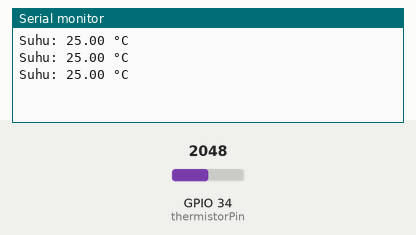
Simulated run of this sketch. Board: ESP32. On the bench: the last lines printed to the serial monitor. The inputs (shaded band) are chosen by the test bench; at power-on: GPIO 34 (thermistorPin) = 2048.

Above: at 1.3 s.
1.4 s: GPIO 34 (thermistorPin) set to 2866
At 1.9 s:
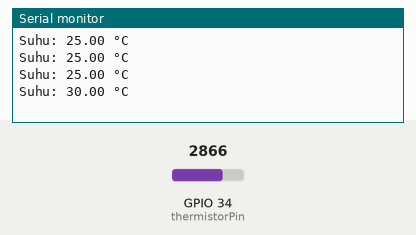
2.9 s: GPIO 34 (thermistorPin) set to 3603
At 3.4 s:
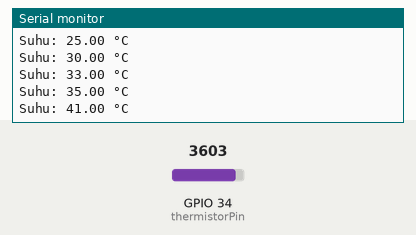
Timing chart, 0 to 5.9 s (numbered marks = the images above; inputs shaded):
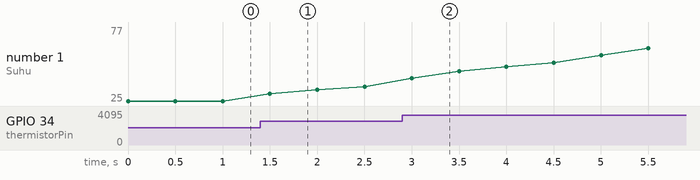

The sketch:

NTCtoESP32.ino
```cpp
// Deklarasi pin sensor dan resistor
const int thermistorPin = 34; // Hubungkan thermistor ke pin analog A0
const float resistorValue = 10000.0; // Nilai resistor (10k)
const float nominalResistance = 10000.0; // Nilai resistansi pada suhu tertentu (biasanya 25°C)
const float nominalTemperature = 25.0; // Suhu nominal dalam derajat Celsius
const float betaCoefficient = 3950; // Koefisien Beta dari termistor
#include <movingAvg.h>
movingAvg avgTemp(10);

void setup() {
  Serial.begin(9600); // Mulai komunikasi serial dengan kecepatan 9600 baud
  avgTemp.begin();
}

void loop() {
  // Baca nilai tegangan pada pin thermistor
  int rawADC = analogRead(thermistorPin);

  // Konversi nilai ADC menjadi tegangan
  float voltage = rawADC * (5.0 / 4095.0); // 5.0 adalah tegangan referensi pada Arduino

  // Hitung resistansi termistor menggunakan pembagi tegangan
  float resistance = resistorValue * (5.0 / voltage - 1.0);

  // Hitung suhu menggunakan rumus Steinhart-Hart
  float steinhart;
  steinhart = resistance / nominalResistance;   // (R/Ro)
  steinhart = log(steinhart);                  // ln(R/Ro)
  steinhart /= betaCoefficient;                   // 1/B * ln(R/Ro)
  steinhart += 1.0 / (nominalTemperature + 273.15); // + (1/To)
  steinhart = 1.0 / steinhart;                 // Invert
  steinhart -= 273.15;                         // Konversi dari Kelvin ke Celsius

  // Tampilkan suhu dalam derajat Celsius
  float avgtemp = avgTemp.reading(steinhart);
  Serial.print("Suhu: ");
  Serial.print(avgtemp);
  Serial.println(" °C");

  delay(500); // Tunda selama 1 detik
}
```

Measured:
- after the input at 1.4 s, the serial monitor: prints a new line after 0.10 s (image 1)
- plotted number 1: 25 → 35 after the input at 1.4 s, 35 → 77 after the input at 2.9 s
